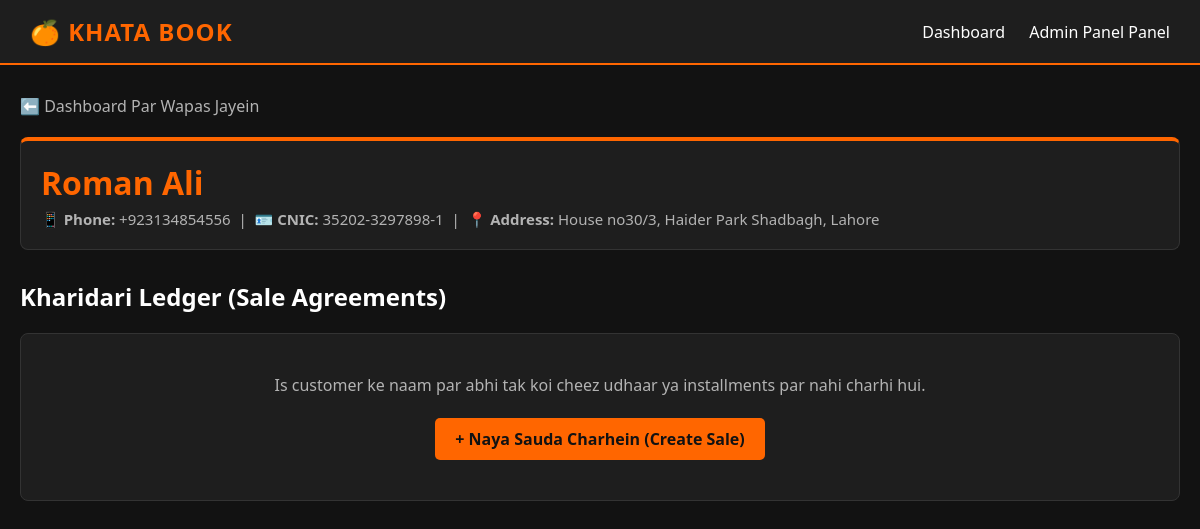
The app's page /customer/1/ with its own data.
### cashbook/models.py (models this page shows, shortened)
class Customer(models.Model):
    name= models.CharField(max_length=255)
    cnic= models.CharField(max_length=15,unique=True)
    phone_no= models.CharField(max_length=15,unique=True)
    address= models.TextField()

### cashbook/views.py (the view)
# urls.py: path('customer/<int:customer_id>/', views.customer_detail_view, name='customer_detail'),
def customer_detail_view(request, customer_id):
    customer = get_object_or_404(Customer, id=customer_id)
    sales = customer.sales.all()
    return render(request, 'cashbook/customer_detail.html', {'customer': customer, 'sales': sales})

### cashbook/templates/cashbook/customer_detail.html (shortened to what this page needs)
{% extends 'cashbook/base.html' %}
{% block content %}
<a href="{% url 'dashboard' %}" class="back-link">⬅️ Dashboard Par Wapas Jayein</a>
<div class="card profile-card">
    <h1 style="color: var(--primary-orange); margin-bottom: 5px;">{{ customer.name }}</h1>
    <p style="color: var(--text-muted); font-size: 15px;">
        📱 <strong>Phone:</strong> {{ customer.phone_no }} &nbsp;|&nbsp;
        🪪 <strong>CNIC:</strong> {{ customer.cnic }} &nbsp;|&nbsp;
        📍 <strong>Address:</strong> {{ customer.address }}
    </p>
</div>
<h2 style="margin-bottom: 20px;">Kharidari Ledger (Sale Agreements)</h2>
{% for sale in sales %}
<div class="card sale-agreement-card">
    <div class="sale-header">
        <h3>🛍️ Product: <span style="color: var(--primary-orange);">{{ sale.product.name }}</span></h3>
        <span class="status-badge {% if sale.status == 'active' %}status-active{% elif sale.status == 'completed' %}status-completed{% else %}status-overdue{% endif %}">
            Agreement {{ sale.status }}
        </span>
    </div>
    <p style="color: var(--text-muted); font-size: 14px; margin-bottom: 15px;">
        📅 <strong>Sale Date:</strong> {{ sale.sale_date }} &nbsp;|&nbsp; <strong>Sale ID:</strong> #{{ sale.id }}
    </p>
    <div class="financial-grid">
        <div class="metric-box">
            <h5>Total Agreed Price</h5>
            <p>Rs. {{ sale.agreed_selling_price }}</p>
        </div>
        <div class="metric-box">
            <h5>Advance Payment</h5>
            <p>Rs. {{ sale.advance_payment }}</p>
        </div>
        <div class="metric-box">
            <h5>Monthly Installment</h5>
            <p>Rs. {{ sale.monthly_installment_amount }} / Month</p>
            <small style="color: var(--text-muted);">Duration: {{ sale.total_installments }} Months</small>
        </div>
        <div class="metric-box">
            <h5>Total Recovered</h5>
            <p style="color: #00ff66;">Rs. {{ sale.total_paid }}</p>
        </div>
        <div class="metric-box">
            <h5>Baqaya Balance</h5>
            <p class="highlight-balance">Rs. {{ sale.remaining_amount }}</p>
        </div>
    </div>
    {% if sale.guarantor %}
    <div class="guarantor-box">
        <h4 style="font-size: 14px; color: var(--primary-orange); margin-bottom: 5px;">👤 Guarantor Details (Zamin):</h4>
        <p style="font-size: 14px;">
            <strong>Name:</strong> {{ sale.guarantor.name }} &nbsp;|&nbsp;
            <strong>Phone:</strong> {{ sale.guarantor.phone_no }} &nbsp;|&nbsp;
            <strong>CNIC:</strong> {{ sale.guarantor.cnic }}
        </p>
        <p style="font-size: 13px; color: var(--text-muted); margin-top: 3px;"><strong>Address:</strong> {{ sale.guarantor.address }}</p>
    </div>
    {% else %}
    <div class="guarantor-box" style="border-style: solid; background-color: transparent;">
        <p style="font-size: 14px; color: var(--text-muted);">⚠️ Is transaction ka koi guarantor registered nahi hai.</p>
    </div>
    {% endif %}
    {% if sale.status != 'completed' %}
    <div class="action-container">
        <a href="/sale/{{ sale.id }}/payment/add/" class="btn-orange">
            💳 Nai Kist (Installment) Jamah Karein
        </a>
    </div>
    {% endif %}
    <h4 class="table-section-title">Vasooli Log (Payment Receipts)</h4>
    <table class="custom-table">
        <thead>
            <tr>
                <th>Receipt/Payment Date</th>
                <th>Received From (Paid By)</th>
                <th>Amount Deposited</th>
            </tr>
        </thead>
        <tbody>
            {% for payment in sale.payments.all %}
            <tr>
                <td>📅 {{ payment.date_paid }}</td>
                <td>👤 {{ payment.paid_by }}</td>
                <td style="color: #00ff66; font-weight: bold;">+ Rs. {{ payment.amount_paid }}</td>
            </tr>
            {% empty %}
            <tr>
                <td colspan="3" style="color: var(--text-muted); text-align: center; padding: 20px;">
                    Is saude/agreement ki abhi tak koi monthly kist jama nahi hui hai.
                </td>
            </tr>
            {% endfor %}
        </tbody>
    </table>
</div>
{% empty %}
<div class="card" style="text-align: center; padding: 40px;">
    <p style="color: var(--text-muted); font-size: 16px;">Is customer ke naam par abhi tak koi cheez udhaar ya installments par nahi charhi hui.</p>
    <br>
    <a href="/admin/cashbook/sale/add/" target="_blank" class="btn-orange">+ Naya Sauda Charhein (Create Sale)</a>
</div>
{% endfor %}
{% endblock %}

### cashbook/templates/cashbook/base.html (style rules this page uses)
:root { --bg-dark: #121212; --bg-card: #1e1e1e; --primary-orange: #ff6600; --text-light: #ffffff; --text-muted: #b3b3b3; --border-color: #333333; }
* { margin: 0; padding: 0; box-sizing: border-box; font-family: 'Segoe UI', Tahoma, Geneva, Verdana, sans-serif; }
body { background-color: var(--bg-dark); color: var(--text-light); min-height: 100vh; }
.card { background-color: var(--bg-card); border: 1px solid var(--border-color); border-radius: 8px; padding: 20px; margin-bottom: 20px; }
.btn-orange { background-color: var(--primary-orange); color: var(--bg-dark); border: none; padding: 10px 20px; border-radius: 5px; font-weight: bold; cursor: pointer; text-decoration: none; display: inline-block; transition: background 0.3s, transform 0.2s; }

### cashbook/templates/cashbook/customer_detail.html (style rules this page uses)
.back-link { display: inline-block; margin-bottom: 20px; color: var(--text-muted); text-decoration: none; font-weight: 500; transition: color 0.3s; }
.profile-card { border-top: 4px solid var(--primary-orange); margin-bottom: 30px; }

### records on screen
Customer: name "Roman Ali", phone_no "+923134854556", cnic "35202-3297898-1", address "House no30/3, Haider Park Shadbagh, Lahore"
